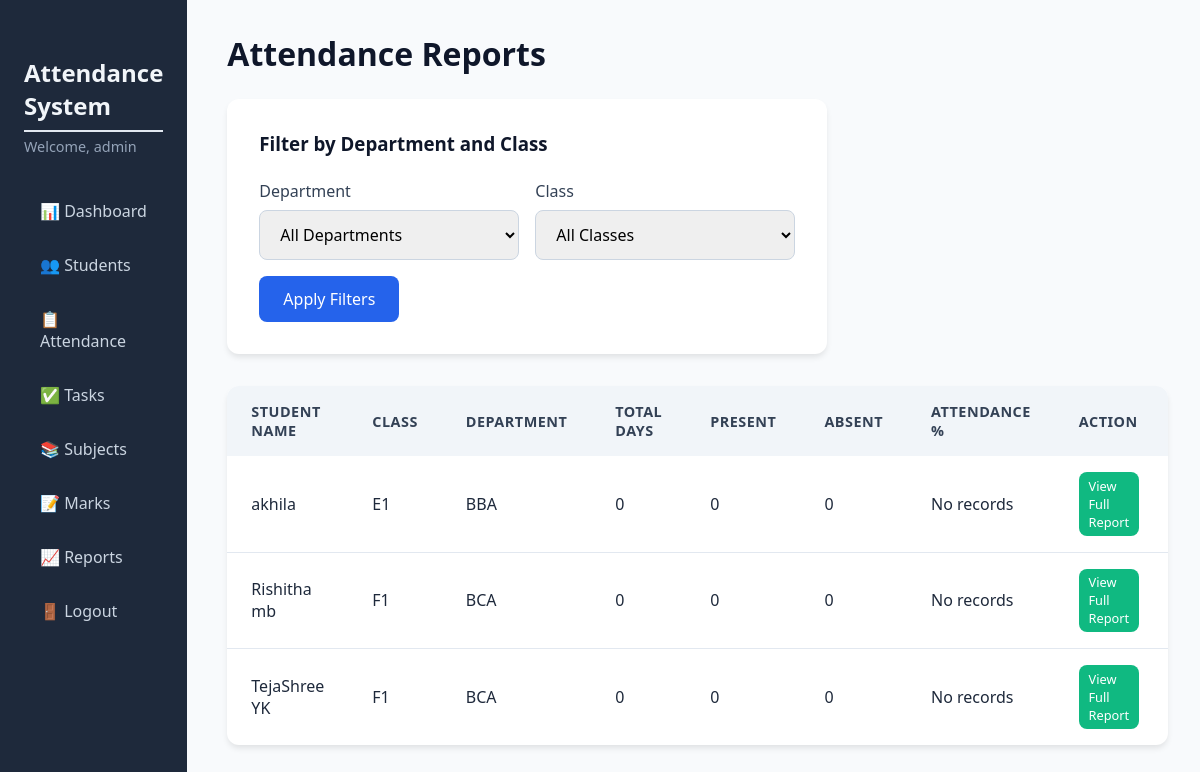
Before: /reports (signed in) with the older database file.
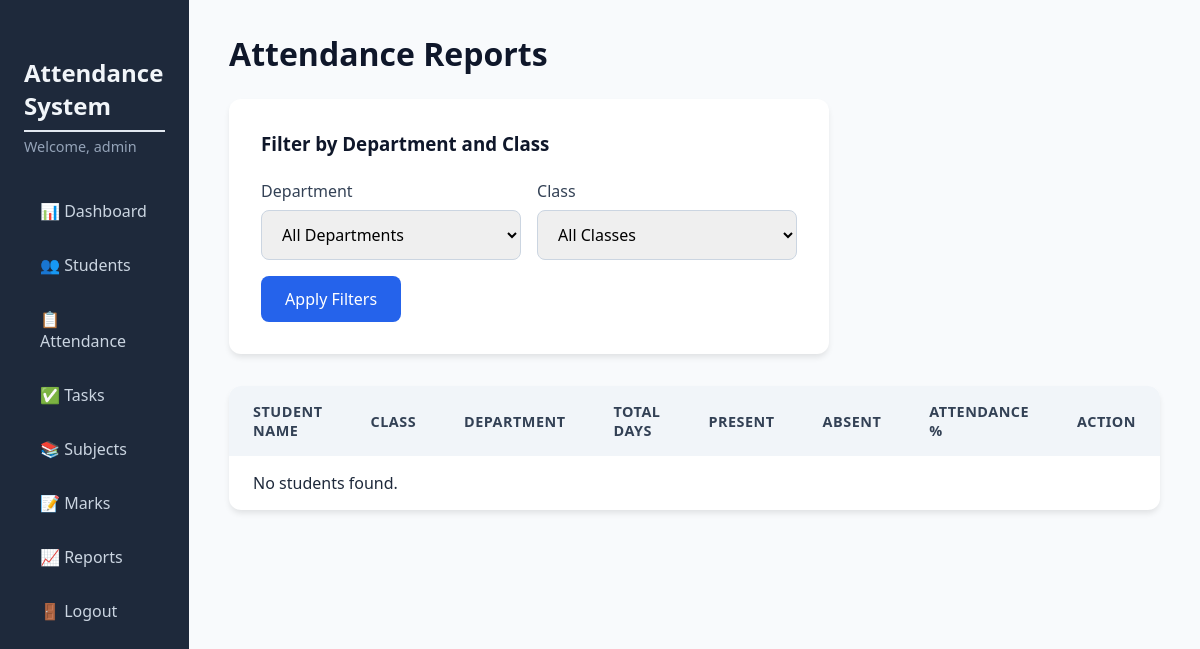
After: the same page with the newer database file.
### tables this page shows
CREATE TABLE students (
                id INTEGER PRIMARY KEY AUTOINCREMENT,
                usn TEXT UNIQUE NOT NULL,
                name TEXT NOT NULL,
                email TEXT UNIQUE NOT NULL,
                phone TEXT,
                class TEXT NOT NULL,
                department TEXT NOT NULL,
                parent_name TEXT,
                parent_phone TEXT,
                parent_email TEXT
            );

### app.py (the view)
@app.route('/reports')
@login_required
def reports():
    db = get_db()
    class_filter = request.args.get('class_filter', 'All')
    dept_filter = request.args.get('dept_filter', 'All')
    query = '''
        SELECT s.id, s.name, s.class, s.department,
               COUNT(a.id) as total_days,
               SUM(CASE WHEN a.status = 'Present' THEN 1 ELSE 0 END) as present_count,
               SUM(CASE WHEN a.status = 'Absent' THEN 1 ELSE 0 END) as absent_count
        FROM students s
        LEFT JOIN attendance a ON s.id = a.student_id
    '''
    params = []
    conditions = []
    if dept_filter and dept_filter != 'All':
        conditions.append("s.department = ?")
        params.append(dept_filter)
    if class_filter and class_filter != 'All':
        conditions.append("s.class = ?")
        params.append(class_filter)
    if conditions:
        query += " WHERE " + " AND ".join(conditions)
    query += " GROUP BY s.id ORDER BY s.department, s.class, s.name"
    students_data = db.execute(query, params).fetchall()
    report_rows = []
    for row in students_data:
        total = row['total_days'] or 0
        present = row['present_count'] or 0
        percent = round((present / total * 100), 2) if total > 0 else 0
        report_rows.append({
            'id': row['id'],
            'name': row['name'],
            'class': row['class'],
            'department': row['department'],
            'total': total,
            'present': present,
            'absent': row['absent_count'] or 0,
            'percent': percent
        })
    departments = db.execute("SELECT DISTINCT department FROM students ORDER BY department").fetchall()
    departments = [d['department'] for d in departments]
    if dept_filter and dept_filter != 'All':
        classes = db.execute(
            "SELECT DISTINCT class FROM students WHERE department = ? ORDER BY class",
            (dept_filter,)
        ).fetchall()
    else:
        classes = db.execute("SELECT DISTINCT class FROM students ORDER BY class").fetchall()
    classes = [c['class'] for c in classes]
    return render_template('reports.html',
                           report=report_rows,
                           departments=departments,
                           classes=classes,
                           selected_dept=dept_filter,
                           selected_class=class_filter)

### app.py (called while the page is built)
def get_db():
    db = getattr(g, '_database', None)
    if db is None:
        db = g._database = sqlite3.connect(DATABASE)
        db.row_factory = sqlite3.Row
    return db

@app.teardown_appcontext
def close_connection(exception):
    db = getattr(g, '_database', None)
    if db is not None:
        db.close()

def login_required(f):
    @wraps(f)
    def decorated_function(*args, **kwargs):
        if 'admin_id' not in session:
            flash('Please log in to access this page.', 'warning')
            return redirect(url_for('login'))
        return f(*args, **kwargs)
    return decorated_function

### templates/reports.html (shortened to what this page needs)
{% extends "base.html" %}
{% block content %}
<h1>Attendance Reports</h1>
<div class="form-card">
    <h3>Filter by Department and Class</h3>
    <form method="GET" action="{{ url_for('reports') }}" id="reportFilterForm">
        <div class="form-row">
            <div class="form-group half">
                <label for="dept_filter">Department</label>
                <select id="dept_filter" name="dept_filter">
                    <option value="All">All Departments</option>
                </select>
            </div>
            <div class="form-group half">
                <label for="class_filter">Class</label>
                <select id="class_filter" name="class_filter">
                    <option value="All">All Classes</option>
                </select>
            </div>
        </div>
        <button type="submit" class="btn btn-primary">Apply Filters</button>
    </form>
</div>
<div class="table-responsive">
    <table class="table">
        <thead>
            <tr>
                <th>Student Name</th>
                <th>Class</th>
                <th>Department</th>
                <th>Total Days</th>
                <th>Present</th>
                <th>Absent</th>
                <th>Attendance %</th>
                <th>Action</th>
            </tr>
        </thead>
        <tbody>
            {% for row in report %}
            <tr>
                <td>{{ row.name }}</td>
                <td>{{ row.class }}</td>
                <td>{{ row.department }}</td>
                <td>{{ row.total }}</td>
                <td>{{ row.present }}</td>
                <td>{{ row.absent }}</td>
                <td>
                    {% if row.total > 0 %}
                    <div class="progress-bar">
                        <div class="progress-fill" style="width: {{ row.percent }}%;">{{ row.percent }}%</div>
                    </div>
                    {% else %}
                    No records
                    {% endif %}
                </td>
                <td>
                    <a href="{{ url_for('student_report', student_id=row.id) }}" class="btn btn-sm btn-edit">View Full
                        Report</a>
                </td>
            </tr>
            {% else %}
            <tr>
                <td colspan="8">No students found.</td>
            </tr>
            {% endfor %}
        </tbody>
    </table>
</div>
{% endblock %}

Changed rows visible on the page:
removed students: name "akhila", class "E1", department "BBA", total "0", present "0", absent "0"
removed students: name "Rishitha mb", class "F1", department "BCA", total "0", present "0", absent "0"
removed students: name "TejaShree YK", class "F1", department "BCA", total "0", present "0", absent "0"
Other visible differences:
text now shown: "No students found."
